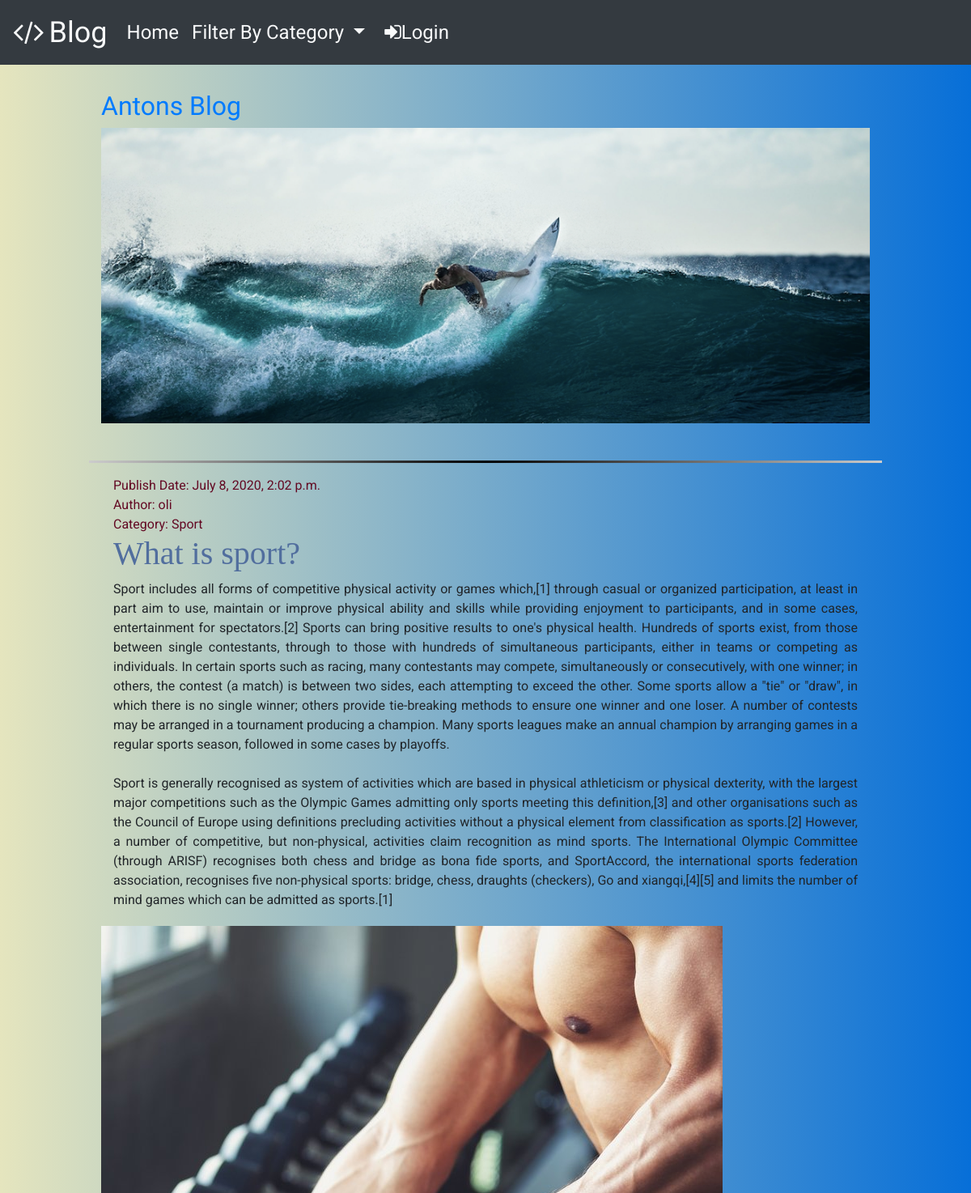
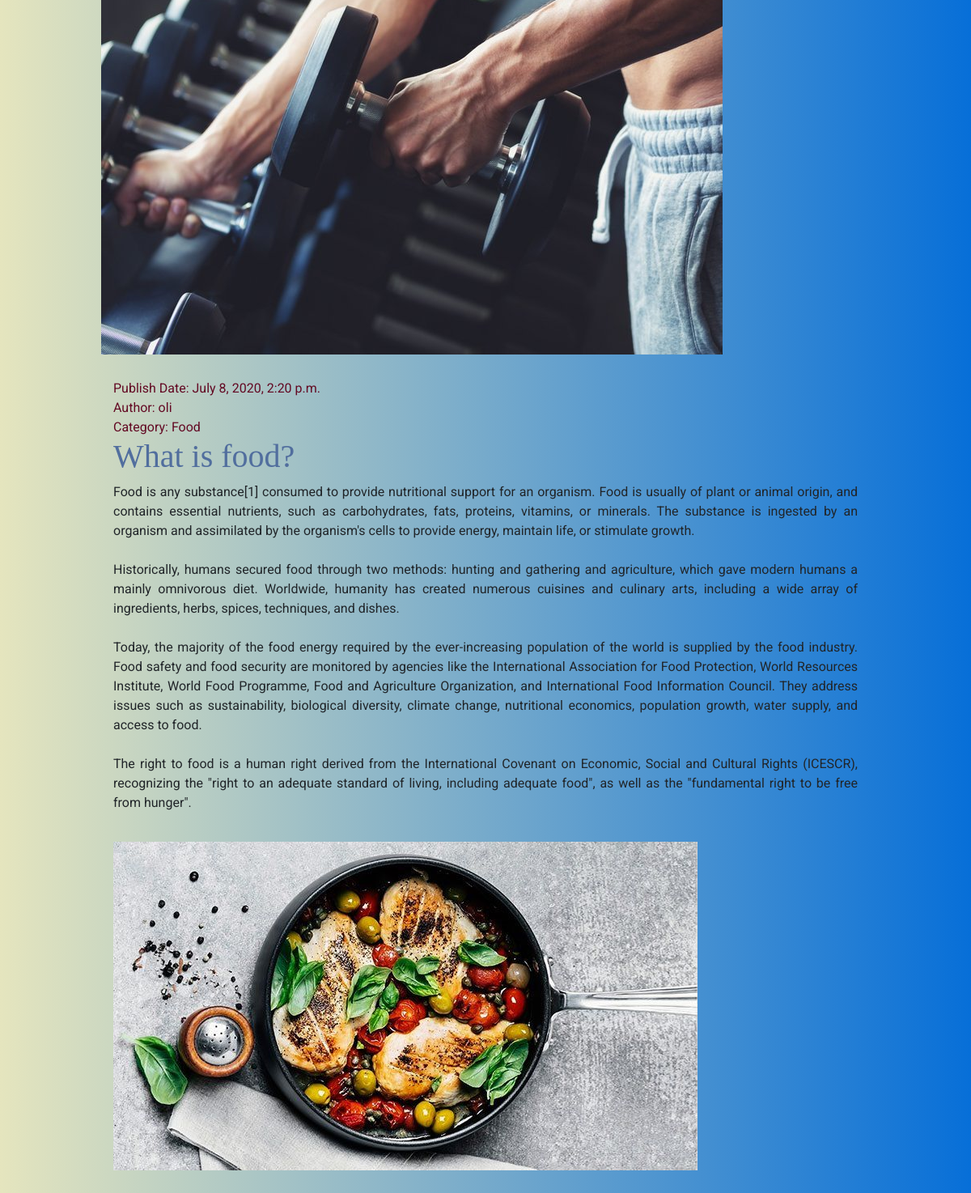
The page / on the database its author committed (2 pictures, top to bottom).
### blog/models.py (models this page shows, shortened)
class Post(models.Model):
    author = models.ForeignKey(settings.AUTH_USER_MODEL, on_delete=models.CASCADE)
    title = models.CharField(max_length=200)
    text = models.TextField()
    created_date = models.DateTimeField(default=timezone.now)
    published_date = models.DateTimeField(blank=True, null=True)
    image = models.ImageField(null=True, upload_to='images/')
    CATEGORY1 = 'Food'
    CATEGORY2 = 'Body'
    CATEGORY3 = 'Lifestyle'
    CATEGORY4 = 'Sport'
    CATEGORY5 = 'Other'
    CATEGORY_CHOICES = [
        (CATEGORY1, 'Food'),
        (CATEGORY2, 'Body'),
        (CATEGORY3, 'Lifestyle'),
        (CATEGORY4, 'Sport'),
        (CATEGORY5, 'Other')
    ]
    category = models.CharField(
        blank=True,
        max_length=20,
        choices=CATEGORY_CHOICES,
    )

### blog/views.py (the view)
# urls.py: path('', views.post_list, name='post_list'),
def post_list(request):
    posts = Post.objects.filter(published_date__lte=timezone.now()).order_by('published_date')
    category = request.GET.get('category')
    if category:
        posts = posts.filter(category=category)
    return render(request, 'blog/post_list.html', {'posts': posts, 'category_choices': Post.CATEGORY_CHOICES })

### blog/templates/blog/post_list.html (shortened to what this page needs)
{% extends 'blog/base.html' %}
{% load static %}
                    {% block content %}
                    {% for post in posts %}
                    <hr class="style-one">
                        <div class="post">
                            {% if post.published_date %}
                                <div class="date">
                                    <a>Publish Date:  </a>{{ post.published_date }}
                                </div>
                            {% endif %}
                            {% if post.author %}
                                <div class="author">
                                <a>Author:  </a>{{ post.author }}
                                </div>
                            {% endif %}
                                <div class="category">
                                    <a>Category:  </a>{{ post.category }}
                                </div>
                                <h2><a href="{% url 'post_detail' pk=post.pk %}">{{ post.title }}</a></h2>
                                <p>{{ post.text|linebreaksbr }}</p>
                        </div>
                </div>
                <div class="col-6">
                    {% if post.image %}
                        <img class="img-responsive"src="{{ post.image.url}}" alt="{{ post.title }}" class="post-image">
                    {% endif %}
                </div>
                    {% endfor %}
                    {% endblock %}

### blog/templates/blog/base.html (shortened to what this page needs)
{% load static %}
<html>
    <head>
        <link rel="stylesheet" href="https://stackpath.bootstrapcdn.com/bootstrap/4.5.0/css/bootstrap.min.css">
        <link rel="stylesheet" href="{% static 'css/blog.css' %}">
        <link rel="stylesheet" href="https://stackpath.bootstrapcdn.com/font-awesome/4.7.0/css/font-awesome.min.css">
    </head>
        <body>
            <div class="page-header">
                <nav class="navbar navbar-expand-lg navbar-dark bg-dark fixed-top scrolled">
                    <a class="navbar-brand text-light" href="#"><i class="fa fa-code" aria-hidden="true" style="margin-right: 6px;"></i>Blog</a>
                    <div class="collapse navbar-collapse" id="navbarSupportedContent">
                        <ul class="navbar-nav">
                            <li class="nav-item active">
                                <a class="nav-link text-light" href="/" role="button"> Home<span class ="sr-only">(current)</span></a>
                            </li>
                            <li class="nav-item dropdown text-light">
                                <a class="nav-link dropdown-toggle text-light" href="#" id="navbarDropdown" role="button" data-toggle="dropdown" aria-haspopup="true" aria-expanded="false">
                                Filter By Category
                                </a>
                            </li>
                                <ul class="navbar-nav ml-2">
                                {% if user.is_anonymous %}
                                <li class="nav-item active">
                                    <a class="nav-link text-light" href="http://127.0.0.1:8000/admin/login/?next=/admin/" role="button"><i class="fa fa-sign-in" aria-hidden="true"></i>Login</a></li>                             {% endif %}
                                </ul>
                    </ul>
                    </div>
                </nav>
        </div>
        <div class="mainBody">
            <h1>
                <a href="/">Antons Blog</a>
                </h1>
                <a href="/"><img class="img-responsive" src="{% static 'images/anton6.png' %}"  alt="Anton" style="width:100%"/></a>
                <div class="row">
                    <div class="col-xs-12">
                        {% block content %}
                        {% endblock %}
                    </div>
        </body>
    </html>

### blog/static/css/blog.css (style rules this page uses)
.page-header { margin-top: 0; font-size: 1.5em; }
h1 a { font-family: 'Days One'; }
body { background: #003973; background: -webkit-linear-gradient(to right, #E5E5BE, #076fd8); background: linear-gradient(to right, #E5E5BE, #076fd8); padding-left: 125px; padding-right: 125px; font-family: "Roboto"; }
h2 a { font-family: 'Bradley Hand', cursive; font-size: 30pt; color: #516e9e; }
.date { color: #630923; }
.author { color: #630923; }
.category { color: #630923; }
.post { margin-bottom: 20px; text-align: justify; text-justify: inter-word; font-size: 12pt; margin-left: 30px; margin-right: 30px; }
.post h2 a, .post h2 a:visited { color: #516e9e; }
.navbar-brand { font-size: 1.5em; }
.mainBody { margin-top: 7rem; }
.mainBody h1 { font-size: 200%; }
.navbar.scrolled { background: rgb(222,192,222); transition: background 500ms; }
hr.style-one { border: 0; height: 3px; background: black; background-image: -webkit-linear-gradient(left, #ccc, rgb(0, 0, 0), #ccc); background-image: -moz-linear-gradient(left, #ccc, rgb(0, 0, 0), #ccc); background-image: -ms-linear-gradient(left, #ccc, rgb(0, 0, 0), #ccc); background-image: -o-linear-gradient(left, #ccc,rgb(0, 0, 0), #ccc); }

### blog/templates/blog/base.html (style rules this page uses)
img { display: block;margin-bottom: 30px; }

### rows shown on the page
Post: published_date "July 8, 2020, 2:02 p.m.", author "oli", category "Sport", title "What is sport?", text "Sport includes all forms of competitive physical activity or games which,[1] through casual or organized participation, at least in part aim to use, maintain or improve physical ability and skills while providing enjoyment to participants, and in some cases, entertainment for spectators.[2] Sports can bring positive results to one's physical health. Hundreds of sports exist, from those between single contestants, through to those with hundreds of simultaneous participants, either in teams or competing as individuals. In certain sports such as racing, many contestants may compete, simultaneously or consecutively, with one winner; in others, the contest (a match) is between two sides, each…", image (picture)
Post: published_date "July 8, 2020, 2:20 p.m.", author "oli", category "Food", title "What is food?", text "Food is any substance[1] consumed to provide nutritional support for an organism. Food is usually of plant or animal origin, and contains essential nutrients, such as carbohydrates, fats, proteins, vitamins, or minerals. The substance is ingested by an organism and assimilated by the organism's cells to provide energy, maintain life, or stimulate growth. Historically, humans secured food through two methods: hunting and gathering and agriculture, which gave modern humans a mainly omnivorous diet. Worldwide, humanity has created numerous cuisines and culinary arts, including a wide array of ingredients, herbs, spices, techniques, and dishes. Today, the majority of the food energy required by…", image (picture)
